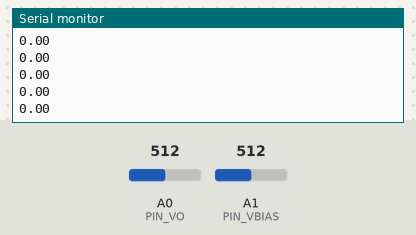
Recording of a sketch running on a simulated Arduino Uno, built with avr-gcc and run on an emulated ATmega328P. On the bench: the last lines printed to the serial monitor. The test bench sets the inputs (shaded band); at power-on: A0 (PIN_VO) = 512, A1 (PIN_VBIAS) = 512.

Above: at 1.2 s.
1.3 s: A0 (PIN_VO) set to 716
At 1.31 s:
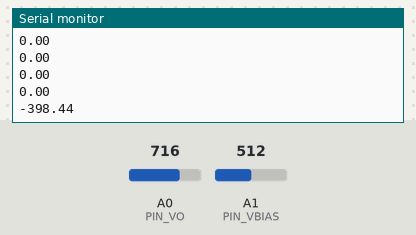
2.8 s: A1 (PIN_VBIAS) set to 306
At 2.83 s:
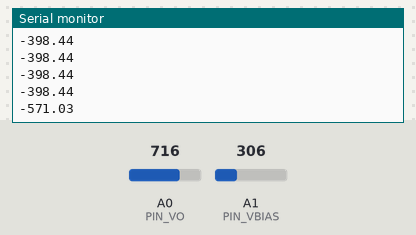
4.3 s: A0 (PIN_VO) set to 900
At 4.34 s:
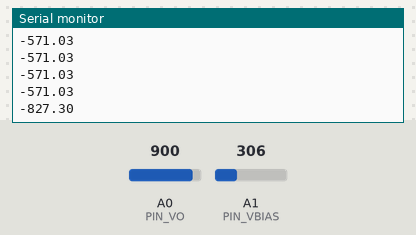
5.8 s: A1 (PIN_VBIAS) set to 122
At 5.85 s:
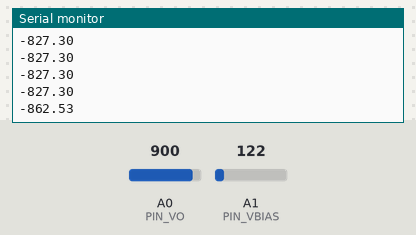
Timing chart, 0 to 8.3 s (numbered marks = the images above; inputs shaded):
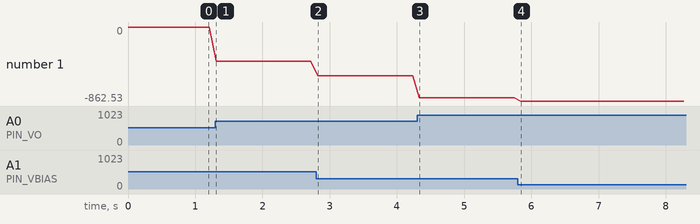

The sketch:

eda.ino
```cpp
#define PIN_VO A0
#define PIN_VBIAS A1
// arduino voltage
#define VDD 5.0
// reference voltage for ADC
#define VREF 5.0
// input resolution
#define MAX_READ 1024
void setup() {
  pinMode(PIN_VO, INPUT);
  pinMode(PIN_VBIAS, INPUT);
  Serial.begin(115200);
}

void loop() {
  // put your main code here, to run repeatedly:
  float vo = analogRead(PIN_VO) * VREF / MAX_READ;
  float vbias = analogRead(PIN_VBIAS) * VREF / MAX_READ;
  // simple computation
  float vdiff = abs(vo - vbias);
  // conductance, formula from  Poh et al. A wearable sensor for unobtrusive, long-term assesment of electrodermal activity. IEEE Transactions on Biomedical Engineering
  //float conductance = ((vbias - vo) / (VDD - vbias)) / 1000000;
  // actually don't put the resistance, value too small for us
  // NB: keep raw value to avoid rounding errors?
  float conductance = ((vbias - vo) / (VDD - vbias));
  // even boost value for display
  conductance = 1000 * conductance;

  Serial.println(conductance);
  delay(100);
}
```

Measured:
- after the input at 1.3 s, the serial monitor: prints a new line at once (image 1)
- after the input at 2.8 s, the serial monitor: prints a new line at once (image 2)
- after the input at 4.3 s, the serial monitor: prints a new line at once (image 3)
- after the input at 5.8 s, the serial monitor: prints a new line after 0.05 s (image 4)
- plotted number 1: 0 → -398.44 after the input at 1.3 s, -398.44 → -571.03 after the input at 2.8 s, -571.03 → -827.3 after the input at 4.3 s, -827.3 → -862.53 after the input at 5.8 s
